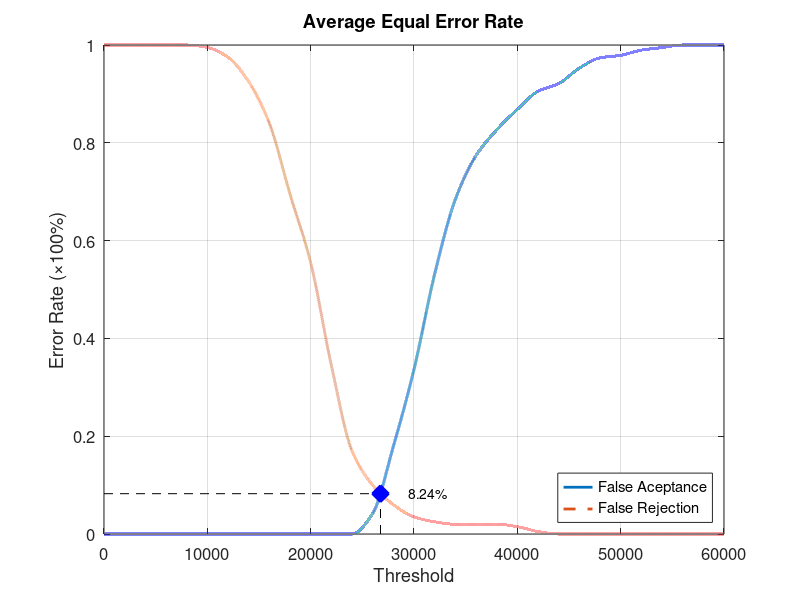
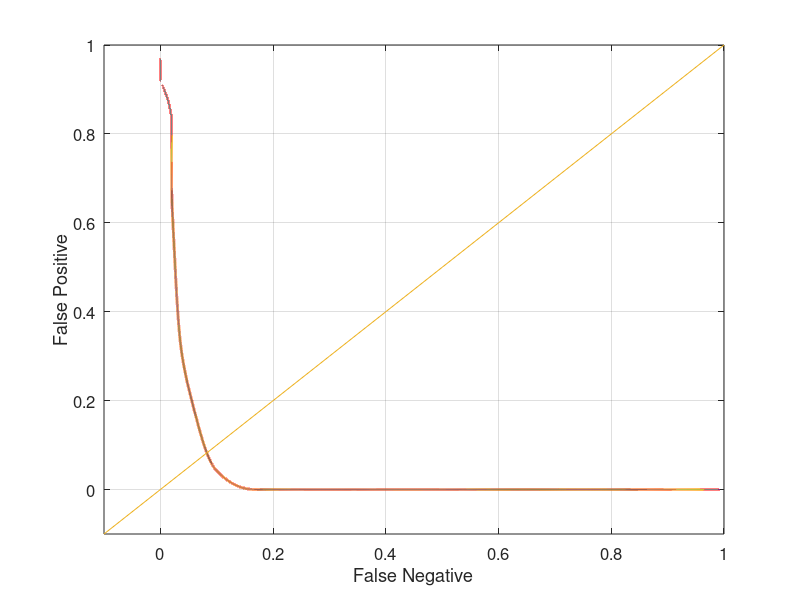

The MATLAB source for these figures, in order:
function yEER = Database1_1
close all;
clear;
clc;
x = 0:2000:60000;
xq = 0:0.5:60000;

y0 = [0 0 0 0 0 0 0 0 0 0 0 0 0 0.0421053 0.178947 0.336842 0.531579 0.684211 0.773684 0.826316 0.868421 0.905263 0.921053 0.952632 0.973684 0.978947 0.989474 0.994737 1 1 1];
yy0 = interp1(x, y0, xq, 'pchip');
y1 = [1 1 1 1 1 0.995 0.975 0.925 0.84 0.695 0.555 0.345 0.17 0.1 0.06 0.035 0.025 0.02 0.02 0.02 0.015 0.005 0 0 0 0 0 0 0 0 0];
yy1 = interp1(x, y1, xq, 'pchip');

% Calculating EER: 
y2 = abs(y0 - y1);
find(y2 == min(y2))
yy2 = abs(yy0 - yy1);
xEER = find(yy2 == min(yy2));
xEERIndex = xq(xEER) % X-axis EER
yEER = yy0(xEER) % Y-axis EER

main = figure
plot(xq, yy0,'-','LineWidth', 2);	hold on
plot(xq, yy1,'--','LineWidth', 2);	hold on
plot([xEERIndex xEERIndex], [0 yEER], 'k--');	hold on
plot([0 xEERIndex], [yEER yEER], 'k--');	hold on
plot(xEERIndex, yEER, 'bx', 'LineWidth', 10);	hold on
text(xEERIndex + 10 * xEERIndex / 100, yEER, [num2str(round((10000 * yEER)) / 100) '%'])
legend('False Aceptance', 'False Rejection', 'Location', 'SouthEast')
xlabel('Threshold')
ylabel('Error Rate (\times100%)')
title('Average Equal Error Rate')
set(gca, 'FontSize', 12)
axis([0 60000 0 1])
grid on

print(main, 'Database1_1Main', '-dpng');
FNRxFPR = figure('Color', [1 1 1]);
plot(yy1, yy0, '-', yy1, yy0, 'LineWidth', 2);
hold on
y = -0.1:0.1:1
plot(y, y); 
set(gca, 'FontSize', 12)
xlabel('False Negative')
ylabel('False Positive')
axis([-0.1 1 -0.1 1])
set(gca, 'FontSize', 12)
grid on

print(FNRxFPR, 'Database1_1FNRxFPR','-dpng');
end
